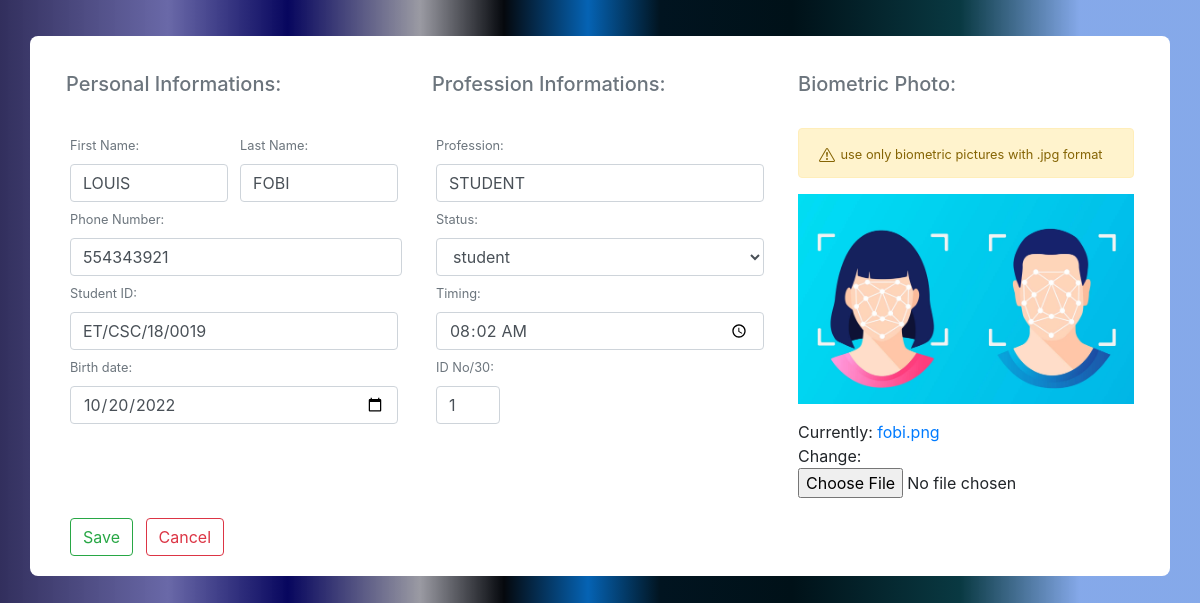
The page /edit_profile/24/ on the database its author committed.
### core/models.py (models this page shows, shortened)
class Profile(models.Model):
    first_name = models.CharField(max_length=70)
    last_name = models.CharField(max_length=70)
    date = models.DateField()
    phone = models.BigIntegerField()
    student=models.CharField(max_length=70)
    ranking = models.IntegerField()
    profession = models.CharField(max_length=200)
    status = models.CharField(choices=types,max_length=20,null=True,blank=False,default='student')
    present = models.BooleanField(default=False)
    image = models.ImageField()
    updated = models.DateTimeField(auto_now=True)
    shift = models.TimeField()

### core/views.py (the view)
# urls.py: path('edit_profile/<int:id>/',edit_profile,name='edit_profile'),
def edit_profile(request,id):
    profile = Profile.objects.get(id=id)
    form = ProfileForm(instance=profile)
    if request.method == 'POST':
        form = ProfileForm(request.POST,request.FILES,instance=profile)
        if form.is_valid():
            form.save()
            return redirect('profiles')
    context={'form':form}
    return render(request,'core/add_profile.html',context)

### core/forms.py
class ProfileForm(forms.ModelForm):
    class Meta:
        model = Profile
        fields = '__all__'
        widgets = {
            'date': DateInput(),
            'shift':TimeInput()
        }
        exclude = ['present','updated']
    def __init__(self, *args, **kwargs):
        super(ProfileForm, self).__init__(*args, **kwargs)
        self.fields['first_name'].widget.attrs['class'] = 'form-control'
        self.fields['last_name'].widget.attrs['class'] = 'form-control'
        self.fields['date'].widget.attrs['class'] = 'form-control'
        self.fields['phone'].widget.attrs['class'] = 'form-control'
        self.fields['student'].widget.attrs['class'] = 'form-control'
        self.fields['ranking'].widget.attrs['class'] = 'form-control'
        self.fields['profession'].widget.attrs['class'] = 'form-control'
        self.fields['status'].widget.attrs['class'] = 'form-control'
        self.fields['shift'].widget.attrs['class'] = 'form-control'

### core/templates/core/add_profile.html (shortened to what this page needs)
{% extends "core/base.html" %}
{% load static %}
{% block content %}
<div class="container emp-profile pb-3">
    <form method="POST" action="." class="needs-validation" enctype='multipart/form-data'>
        <div class="row">
            <div class="col-md-4">
                <h5 class="text-muted">Personal Informations:</h5><br>
                <div class="d-flex justify-content-between">
                    <div class="m-1 mr-2">
                        <label class="text-muted"><small>First Name:</small></label>
                        {{ form.first_name }}
                    </div>
                    <div class="m-1">
                        <label class="text-muted"><small>Last Name:</small></label>
                        {{ form.last_name }}
                    </div>
                </div>
                <div class="ml-1">
                    <label class="text-muted"><small>Phone Number:</small></label>
                    {{ form.phone }}
                </div>
                <div class="m-1">
                    <label class="text-muted"><small>Student ID:</small></label>
                    {{ form.student }}
                </div>
                <div class="m-1">
                    <label class="text-muted"><small>Birth date:</small></label>
                    {{ form.date }}
                </div>
            </div>
            <div class="col-md-4">
                <h5 class="text-muted">Profession Informations:</h5><br>
                <div class="m-1">
                    <label class="text-muted"><small>Profession:</small></label>
                    {{ form.profession }}
                </div>
                <div class="m-1">
                    <label class="text-muted"><small>Status:</small></label>
                    {{ form.status }}
                </div>
                <div class="m-1">
                    <label class="text-muted"><small>Timing:</small></label>
                    {{ form.shift }}
                </div>
                <div class="m-1" style="width: 4rem;">
                    <label class="text-muted"><small>ID No/30:</small></label>
                    {{ form.ranking }}
                </div>
            </div>
            <div class="col-md-4">
                <h5 class="text-muted">Biometric Photo:</h5><br>
                <div>
                    <div class="alert alert-warning">
                        <small>use only biometric pictures with .jpg format</small>
                    </div>
                    <img src="{% static 'img/bio.jpg'%}" alt="" width="100%">
                </div>
                <div class="mt-3">
                    {{ form.image }}
                </div>
            </div>
        </div>
        <div class="mt-3">
            <button type="submit" class="btn btn-outline-success m-1">Save</button>
            <a href="{% url 'profiles' %}"><button type="button" class="btn btn-outline-danger m-1">Cancel</button></a>
        </div>
    </form>
</div>
{% endblock content %}

### static/css/details.css (style rules this page uses)
.emp-profile { padding: 3%; margin-top: 3%; margin-bottom: 3%; border-radius: 0.5rem; background: #fff; }

### static/css/body.css (style rules this page uses)
body { background: linear-gradient(90deg, rgba(50,47,93,1) 0%, rgba(99,98,164,0.958420868347339) 14%, rgba(7,6,94,1) 24%, rgba(4,4,25,0.4009978991596639) 35%, rgba(5,8,13,1) 42%, rgba(5,99,180,1) 49%, rgba(1,20,32,1) 55%, rgba(0,17,24,1) 66%, rgba(9,57,66,1) 80%, rgba(125,163,232,0.9360119047619048) 90%); }

### rows shown on the page
Profile: first_name "LOUIS", last_name "FOBI", phone "554343921", student "ET/CSC/18/0019", date "10/20/2022", profession "STUDENT", status "student", shift "08:02:00", ranking "1"
